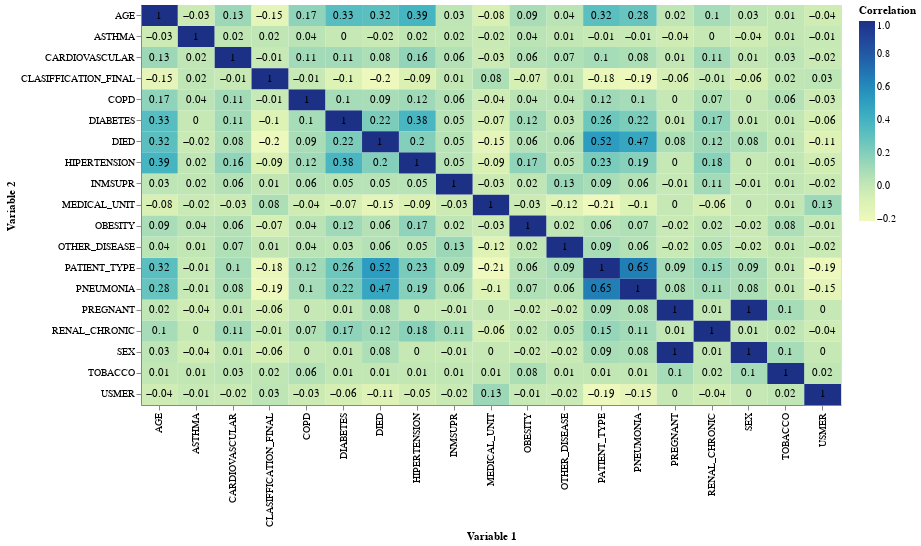

The notebook cell this image was saved under:
### Code cell
numeric_df = df.select_dtypes(include=['int64','float64'])
cor_data = numeric_df.corr().stack().reset_index().rename(
    columns = {0: 'Correlation',
               'level_0': 'Variable 1',
               'level_1': 'Variable 2'}
)
cor_data['Correlation'] = cor_data['Correlation'].map('{:.2f}'.format)
cor_data['Correlation'] = pd.to_numeric(cor_data['Correlation'])

base = alt.Chart(cor_data).encode(
    x = 'Variable 1',
    y = 'Variable 2'
)

text = base.mark_text().encode(
    text='Correlation',
    color = alt.condition(
        alt.datum.correlation > 0.5,
        alt.value('white'),
        alt.value('black')
    )
)

cor_plot = base.mark_rect().encode(
    color='Correlation:Q'
)

(cor_plot + text).properties(
    width=700,
    height=400
)

### Figure 1 — Vega-Lite specification as saved in the notebook (floating-point values rounded to 4 significant figures; data arrays with more than 128 entries replaced by an {"elided": "..."} marker saying what was removed)
{"config": {"view": {"continuousWidth": 300, "continuousHeight": 300}}, "layer": [{"mark": {"type": "rect"}, "encoding": {"color": {"field": "Correlation", "type": "quantitative"}, "x": {"field": "Variable 1", "type": "nominal"}, "y": {"field": "Variable 2", "type": "nominal"}}}, {"mark": {"type": "text"}, "encoding": {"color": {"condition": {"test": "(datum.correlation > 0.5)", "value": "white"}, "value": "black"}, "text": {"field": "Correlation", "type": "quantitative"}, "x": {"field": "Variable 1", "type": "nominal"}, "y": {"field": "Variable 2", "type": "nominal"}}}], "data": {"name": "data-6b6d959872acc9a88f34060e07b4b37f"}, "height": 400, "width": 700, "$schema": "https://vega.github.io/schema/vega-lite/v5.20.1.json", "datasets": {"data-6b6d959872acc9a88f34060e07b4b37f": {"elided": "361 records"}}}
